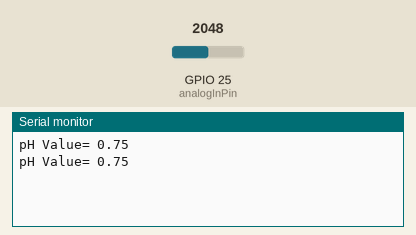
A program run on a simulated ESP32. Shown: the last lines printed to the serial monitor. Inputs (shaded band) come from the test bench; at power-on: GPIO 25 (analogInPin) = 2048.

Above: at 1.2 s.
1.3 s: GPIO 25 (analogInPin) set to 2866
At 2.6 s:
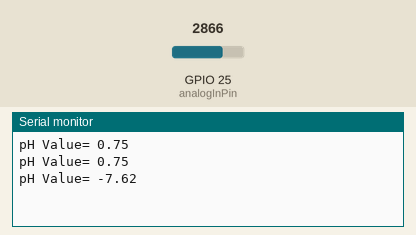
2.8 s: GPIO 25 (analogInPin) set to 3603
At 2.8 s:
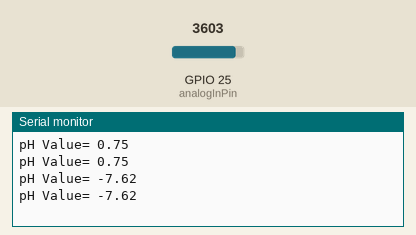
Timing chart, 0 to 5.8 s (numbered marks = the images above; inputs shaded):
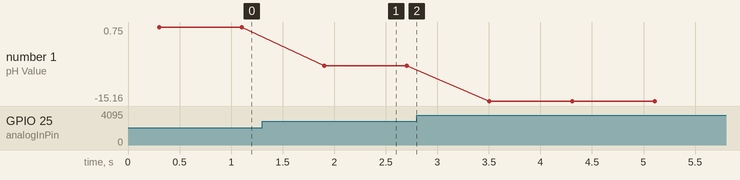

The program:

main.cpp
```cpp
#include <Arduino.h>

float calibration = 21.70; //change this value to calibrate
const int analogInPin = 25;
int sensorValue = 0;
unsigned long int avgValue;
float b;
int buf[10],temp;

void setup() {
 Serial.begin(115200);
}

void loop() {
 for(int i=0;i<10;i++)
 {
 buf[i]=analogRead(analogInPin);
 delay(30);
 }
 for(int i=0;i<9;i++)
 {
 for(int j=i+1;j<10;j++)
 {
 if(buf[i]>buf[j])
 {
 temp=buf[i];
 buf[i]=buf[j];
 buf[j]=temp;
 }
 }
 }
 avgValue=0;
 for(int i=2;i<8;i++)
 avgValue+=buf[i];
 float pHVol=(float)avgValue*7.35/4095/6; //Vcc + 2.5V
 float phValue = -5.70 * pHVol + calibration;
 Serial.print("pH Value= ");
 Serial.println(phValue);

 delay(500);
}
```

Measured:
- after the input at 1.3 s, the serial monitor: prints a new line after 0.60 s (image 1)
- plotted number 1: 0.75 → -7.62 after the input at 1.3 s, -7.62 → -15.16 after the input at 2.8 s
